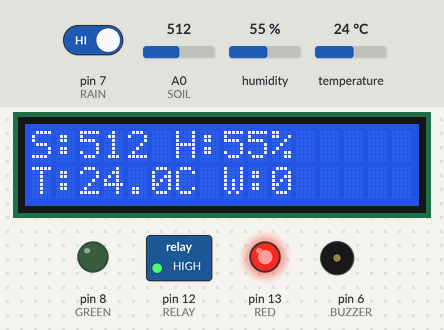
Bench run of a sketch on a simulated Arduino Uno, built with avr-gcc and run on an emulated ATmega328P. Parts: 16×2 character LCD, switched loads named in the sketch (green lamp = pin HIGH), output pins drawn as LEDs (lit = HIGH), buzzer (waves = sounding, pin HIGH). Inputs (shaded band) come from the test bench; at power-on: A0 (SOIL) = 512, pin 7 (RAIN) HIGH, humidity 55 %, temperature 24 °C. What the sketch prints to the serial monitor is not drawn.

Above: at 3.8 s.
3.9 s: A0 (SOIL) set to 637
At 5.3 s:
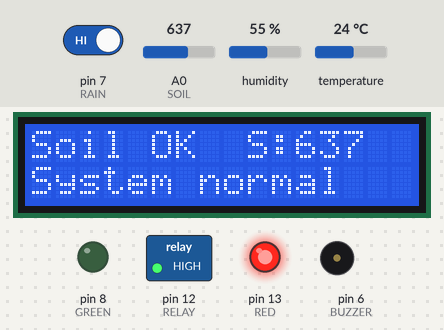
9.9 s: A0 (SOIL) set to 667
At 14.4 s:
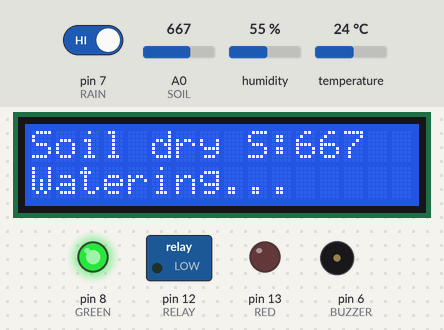
14.7 s: pin 7 (RAIN) driven LOW
At 16.9 s:
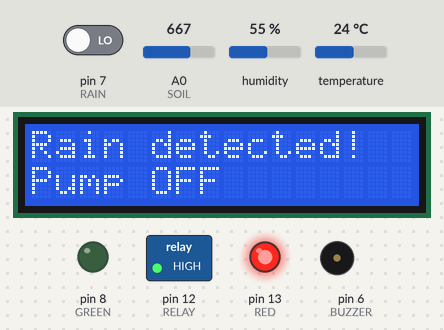
19.8 s: humidity set to 22 %
At 22.1 s:
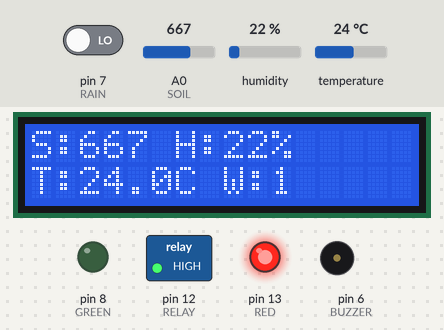
24.6 s: temperature set to 12 °C
At 30.0 s:
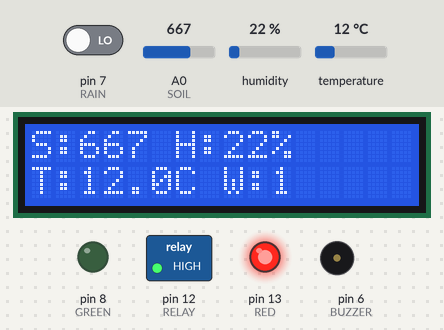
30.6 s: pin 7 (RAIN) driven HIGH
At 43.1 s:
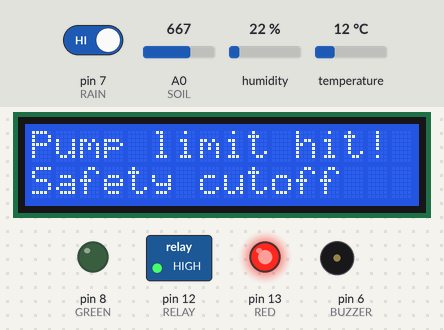
Timing chart, 0 to 44.6 s (numbered marks = the images above; inputs shaded):
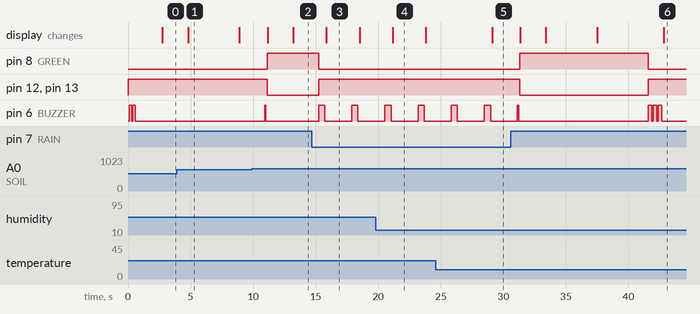

Measured:
- the behaviour switches between 650 and 651 on A0 (SOIL) (found by bisection; images 1 and 2)
- after the input at 3.9 s, the display: changes after 0.90 s (image 1)
- after the input at 9.9 s, pin 8 (GREEN): LOW → HIGH after 1.2 s; pin 12 (RELAY), pin 13 (RED): HIGH → LOW after 1.2 s; pin 6 (BUZZER): LOW → HIGH after 1.0 s, → LOW 0.10 s later; the display: first changes after 1.3 s (image 2 shows a later state)
- after the input at 14.7 s, pin 8 (GREEN): HIGH → LOW after 0.53 s; pin 12 (RELAY), pin 13 (RED): LOW → HIGH after 0.53 s; pin 6 (BUZZER): alternates HIGH for 0.50 s and LOW for 2.1 s, starting after 0.53 s; the display: changes after 1.2 s (image 3)
- after the input at 19.8 s, the display: changes after 1.4 s (image 4)
- after the input at 24.6 s, the display: changes after 4.5 s (image 5)
- after the input at 30.6 s, pin 8 (GREEN): LOW → HIGH after 0.73 s, → LOW 10.3 s later; pin 12 (RELAY), pin 13 (RED): HIGH → LOW after 0.73 s, → HIGH 10.3 s later; the display: first changes after 0.75 s (image 6 shows a later state)

The sketch:

smart_irrigation.ino
```cpp
/*
  =============================================
  Smart Irrigation System - Enhanced Version
  Features:
  - Soil moisture, rain, temp & humidity sensing
  - Auto pump control with safety cutoff
  - Temperature-based watering override
  - Buzzer alerts
  - LCD screen cycling (2 pages)
  - Serial data logging (CSV format)
  =============================================
*/

#include <Wire.h>
#include <LiquidCrystal_I2C.h>
#include <DHT.h>

// ---- PIN DEFINITIONS ----
#define RELAY       12
#define DHTPIN       4
#define DHTTYPE  DHT11
#define RAIN         7
#define SOIL        A0
#define GREEN        8
#define RED         13
#define BUZZER       6   // NEW: Buzzer pin

// ---- THRESHOLDS ----
int   soilThreshold   = 650;
float tempMax         = 40.0;
float humidityMin     = 20.0;
unsigned long pumpMaxRunTime = 10000; // 10 sec max pump run

// ---- OBJECTS ----
LiquidCrystal_I2C lcd(0x27, 16, 2);
DHT dht(DHTPIN, DHTTYPE);

// ---- STATE VARIABLES ----
unsigned long pumpStartTime  = 0;
bool          pumpRunning    = false;
bool          pumpCutoff     = false;
int           displayPage    = 0;
unsigned long lastDisplaySwitch = 0;
unsigned long lastLog        = 0;
int           wateringCount  = 0;

void beep(int times, int duration = 150) {
  for (int i = 0; i < times; i++) {
    digitalWrite(BUZZER, HIGH);
    delay(duration);
    digitalWrite(BUZZER, LOW);
    delay(100);
  }
}

void setPump(bool on) {
  if (on && !pumpCutoff) {
    if (!pumpRunning) {
      pumpStartTime = millis();
      pumpRunning = true;
      wateringCount++;
      beep(1, 100);
    }
    digitalWrite(RELAY, LOW);
    digitalWrite(GREEN, HIGH);
    digitalWrite(RED, LOW);
  } else {
    if (pumpRunning) pumpRunning = false;
    digitalWrite(RELAY, HIGH);
    digitalWrite(GREEN, LOW);
    digitalWrite(RED, HIGH);
  }
}

void logData(int soil, int rain, float humidity, float temp, String status) {
  Serial.print(millis());   Serial.print(",");
  Serial.print(soil);       Serial.print(",");
  Serial.print(rain);       Serial.print(",");
  Serial.print(humidity);   Serial.print(",");
  Serial.print(temp);       Serial.print(",");
  Serial.println(status);
}

void showSensorPage(int soil, float humidity, float temp) {
  lcd.clear();
  lcd.setCursor(0, 0);
  lcd.print("S:"); lcd.print(soil);
  lcd.print(" H:"); lcd.print((int)humidity); lcd.print("%");
  lcd.setCursor(0, 1);
  lcd.print("T:"); lcd.print(temp, 1);
  lcd.print("C W:"); lcd.print(wateringCount);
}

void showStatusPage(String line1, String line2) {
  lcd.clear();
  lcd.setCursor(0, 0);
  lcd.print(line1.substring(0, 16));
  lcd.setCursor(0, 1);
  lcd.print(line2.substring(0, 16));
}

void setup() {
  pinMode(RELAY,  OUTPUT);
  pinMode(RAIN,   INPUT);
  pinMode(GREEN,  OUTPUT);
  pinMode(RED,    OUTPUT);
  pinMode(BUZZER, OUTPUT);

  digitalWrite(RELAY, HIGH);
  digitalWrite(GREEN, LOW);
  digitalWrite(RED,   HIGH);

  lcd.init();
  lcd.backlight();
  dht.begin();
  Serial.begin(9600);

  lcd.clear();
  lcd.setCursor(0, 0); lcd.print("Smart Irrigation");
  lcd.setCursor(0, 1); lcd.print("  System v2.0   ");
  beep(2, 200);
  delay(2000);

  Serial.println("millis,soil,rain,humidity,temp,status");
}

void loop() {
  int   soil     = analogRead(SOIL);
  int   rain     = digitalRead(RAIN);
  float humidity = dht.readHumidity();
  float temp     = dht.readTemperature();

  if (isnan(humidity)) humidity = 0;
  if (isnan(temp))     temp     = 0;

  String statusLine1 = "";
  String statusLine2 = "";

  if (pumpRunning && (millis() - pumpStartTime >= pumpMaxRunTime)) {
    pumpCutoff = true;
    setPump(false);
    beep(3, 300);
  }

  if (rain == LOW) {
    setPump(false);
    statusLine1 = "Rain detected!";
    statusLine2 = "Pump OFF";
    beep(1, 500);
  } else if (temp > tempMax) {
    setPump(false);
    statusLine1 = "Too hot! " + String(temp, 0) + "C";
    statusLine2 = "Pump OFF";
  } else if (pumpCutoff) {
    setPump(false);
    statusLine1 = "Pump limit hit!";
    statusLine2 = "Safety cutoff";
  } else if (soil > soilThreshold) {
    setPump(true);
    statusLine1 = "Soil dry S:" + String(soil);
    statusLine2 = "Watering...";
  } else {
    setPump(false);
    statusLine1 = "Soil OK  S:" + String(soil);
    statusLine2 = humidity < humidityMin ? "Low humidity!" : "System normal";
  }

  if (humidity < humidityMin && humidity > 0) beep(1, 80);

  if (millis() - lastDisplaySwitch >= 3000) {
    displayPage = 1 - displayPage;
    lastDisplaySwitch = millis();
  }

  if (displayPage == 0) showSensorPage(soil, humidity, temp);
  else                   showStatusPage(statusLine1, statusLine2);

  if (millis() - lastLog >= 5000) {
    String status = pumpRunning ? "WATERING" :
                    (rain == LOW ? "RAIN" :
                    (pumpCutoff  ? "CUTOFF" : "IDLE"));
    logData(soil, rain, humidity, temp, status);
    lastLog = millis();
  }

  delay(2000);
}
```
